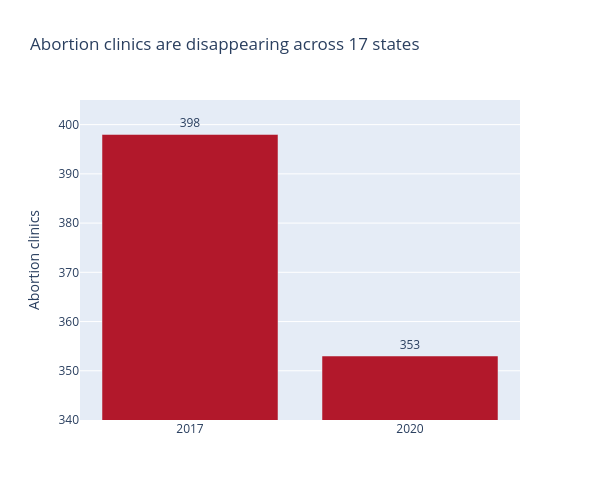

Notebook code for this chart:
### Code cell
# only the 17 states that lost clinics (cherry-picked)
lost = df[df.pct_chg_clinics_2017_2020 < 0]
clinics_2020 = lost.clinics_2020.sum()
clinics_2017 = (lost.clinics_2020 - lost.chg_clinics_2017_2020).sum()

totals = pd.DataFrame({"year": ["2017", "2020"], "clinics": [clinics_2017, clinics_2020]})
fig2 = px.bar(totals, x="year", y="clinics", text="clinics",
              color_discrete_sequence=["#b2182b"],
              labels={"year": "", "clinics": "Abortion clinics"},
              title="Abortion clinics are disappearing across 17 states")
fig2.update_traces(texttemplate="%{y:.0f}", textposition="outside")
fig2.update_yaxes(range=[340, 405])  # truncated axis: an 11% drop looks like a collapse
fig2.update_layout(width=600, height=500)
fig2.write_image("pro_plot2_clinics.png", scale=2)
fig2

### Figure 1 — Plotly figure (JSON) as saved in the notebook; plotly's stock layout.template omitted (floating-point values rounded to 4 significant figures)
{"data": [{"hovertemplate": "=%{x}<br>Abortion clinics=%{text}<extra></extra>", "legendgroup": "", "marker": {"color": "#b2182b", "pattern": {"shape": ""}}, "name": "", "orientation": "v", "showlegend": false, "text": [398.0, 353.0], "textposition": "outside", "texttemplate": "%{y:.0f}", "type": "bar", "x": ["2017", "2020"], "xaxis": "x", "y": [398.0, 353.0], "yaxis": "y"}], "layout": {"barmode": "relative", "height": 500, "legend": {"tracegroupgap": 0}, "title": {"text": "Abortion clinics are disappearing across 17 states"}, "width": 600, "xaxis": {"anchor": "y", "domain": [0, 1], "title": {"text": ""}}, "yaxis": {"anchor": "x", "domain": [0, 1], "range": [340, 405], "title": {"text": "Abortion clinics"}}}}
